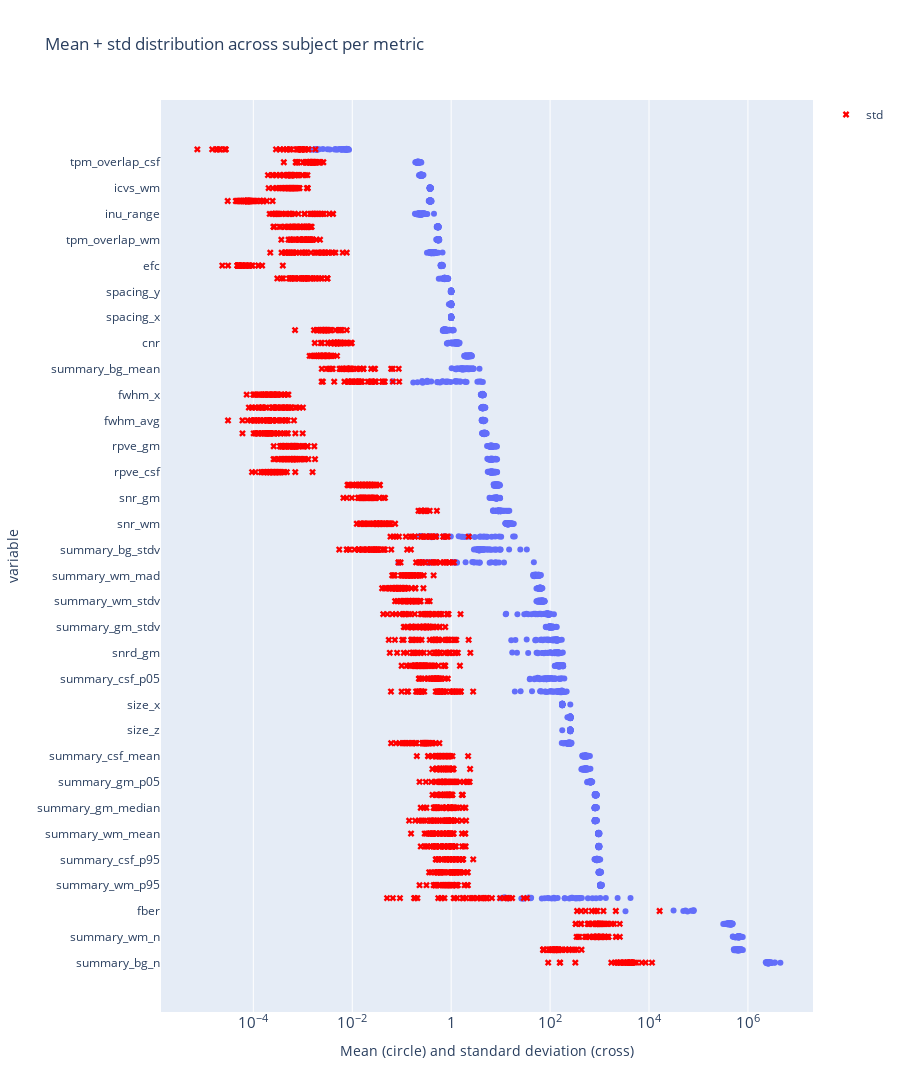

Notebook code cell kept with this figure:
### Code cell
import plotly.express as px
stats_copy = stats.copy()
stats_copy = stats_copy[stats_copy['mean'] > 0]
stats_copy.sort_values(by=['mean'], ascending=[False], inplace=True)
fig = px.strip(stats_copy, x='mean', y='variable',  title='Mean + std distribution across subject per metric', log_x=True, height=1600)
fig.add_scatter(x=stats_copy['std'], y=stats_copy['variable'], mode='markers', name='std', marker=dict(color='red', symbol='x'))
fig.update_xaxes(exponentformat='power', title='Mean (circle) and standard deviation (cross)')
display(fig)

### Figure 1 — Plotly figure (JSON) as saved in the notebook; plotly's stock layout.template omitted (floating-point values rounded to 4 significant figures; data arrays with more than 128 entries replaced by an {"elided": "..."} marker saying what was removed)
{"data": [{"alignmentgroup": "True", "boxpoints": "all", "fillcolor": "rgba(255,255,255,0)", "hoveron": "points", "hovertemplate": "mean=%{x}<br>variable=%{y}<extra></extra>", "legendgroup": "", "line": {"color": "rgba(255,255,255,0)"}, "marker": {"color": "#636efa"}, "name": "", "offsetgroup": "", "orientation": "h", "pointpos": 0, "showlegend": false, "type": "box", "x": {"elided": "2379 float values"}, "x0": " ", "xaxis": "x", "y": {"elided": "2379 str values"}, "y0": " ", "yaxis": "y"}, {"marker": {"color": "red", "symbol": "x"}, "mode": "markers", "name": "std", "type": "scatter", "x": {"elided": "2379 float values"}, "y": {"elided": "2379 str values"}}], "layout": {"boxmode": "group", "height": 1600, "legend": {"tracegroupgap": 0}, "title": {"text": "Mean + std distribution across subject per metric"}, "xaxis": {"anchor": "y", "domain": [0, 1], "exponentformat": "power", "title": {"text": "Mean (circle) and standard deviation (cross)"}, "type": "log"}, "yaxis": {"anchor": "x", "domain": [0, 1], "title": {"text": "variable"}}}}
